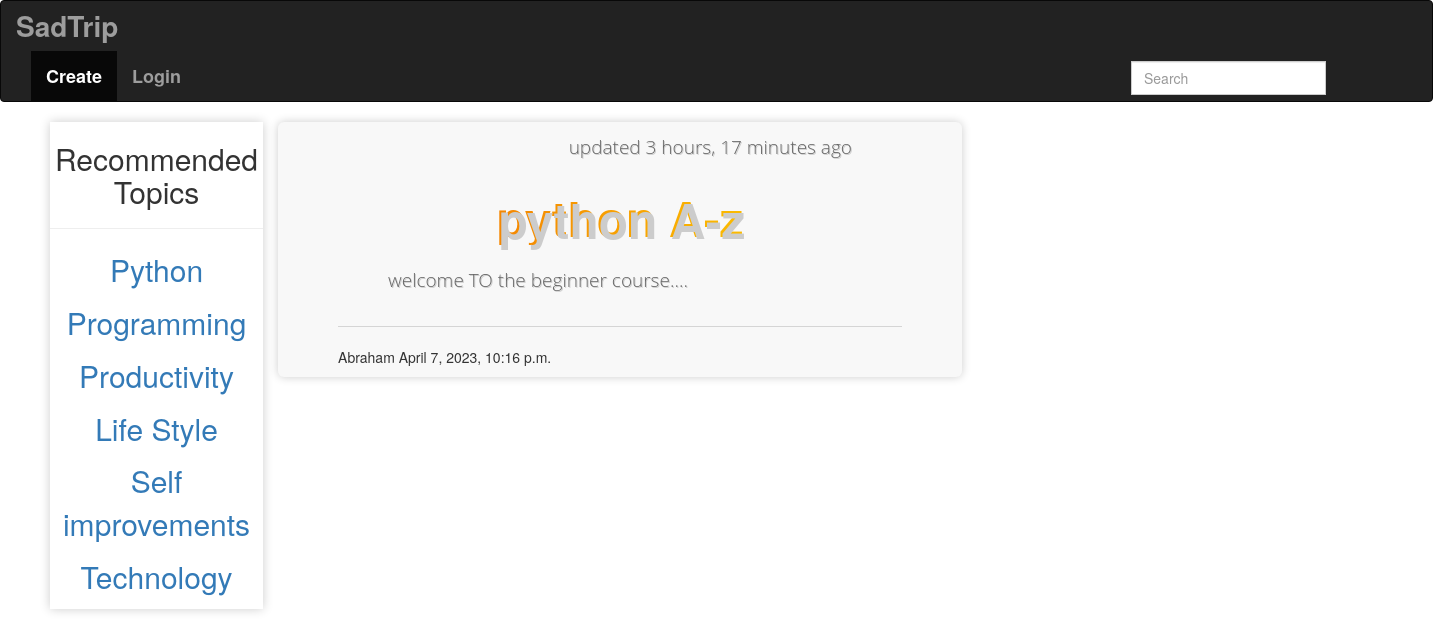
Page /?q=Python on the committed database.
### Blog/models.py (models this page shows, shortened)
class Topic(models.Model):
    Name = models.CharField(max_length=200)

class Post(models.Model):
     Host = models.ForeignKey(User, on_delete=models.SET_NULL, null=True)
     Topic = models.ForeignKey(Topic, on_delete=models.SET_NULL, null=True)
     Title = models.CharField(max_length=500)
     Content = models.TextField()
     Updated  = models.DateTimeField(auto_now=True)
     Created = models.DateTimeField(auto_now_add=True)
     class Meta:
         ordering = ['-Updated','-Created']

### Blog/views.py (the view)
# urls.py: path('',views.home,name='home'),
def home(request):
    q = request.GET.get('q') if request.GET.get('q')!= None else ''
    post = Post.objects.filter(Topic__Name__icontains=q)
    topic = Topic.objects.all()
    Updated = timezone.now()
    context = {'post':post,'time':Updated,'topic':topic}
    return render(request,'Blog/main.html',context)

### Blog/templates/Blog/main.html (shortened to what this page needs)
{% extends 'home.html'%}
{% block content %}
<div class="home-container">
  <div class='topic-container '>
    <h2>Recommended Topics</h2>
    <hr>
    {% for topic in topic %}
    <div class="topic">
      <p><a href="{% url 'home' %}?q={{ topic.Name }}">{{ topic.Name }}</a></p>
      </div>
    {% endfor %}
  </div>
  <div>
    {% for i in post %}
      <div class="container">
        <div class="jumbotron">
          <p class="updated-time">updated {{ i.Updated|timesince:time }} ago</p>
          <h1>{{ i.Title }}</h1>
          <a href="{% url 'userPost' i.id  %}"><p>{{ i.Content|slice:":600" }}....</p></a>
          <hr>
          {{ i.Host }} {{ i.Created }}
        </div>
      </div>
    {% endfor %}
  </div>
</div>
{% endblock %}

### Blog/templates/Blog/main.html (style rules this page uses)
.jumbotron { background-color: #f8f8f8; color: #333; padding: 10px; margin-bottom: 30px; border-radius: 12px; padding-right: 50px; box-shadow: 0 0 10px rgba(0, 0, 0, 0.2); width:60%; }
.jumbotron h1 { font-size: 48px; font-weight: bold; text-align: center; margin-bottom: 20px; color: #333; text-shadow: 2px 2px 0 #ccc; background-image: linear-gradient(to right, #F06401, #FFDD00); -webkit-background-clip: text; -webkit-text-fill-color: transparent; }
.jumbotron p { font-size: 19px; font-family: "Open Sans", sans-serif; font-weight: 300; color: #666; line-height: 1.6; margin-bottom: 30px; padding-left: 50px; padding-right: 50px; text-shadow: 1px 1px 0 #ccc; }
.updated-time { font-size: 14px; color: #999; margin-bottom: 10px; text-align: right; }
.home-container { display: grid; grid-template-columns: 1fr 3fr; padding-left: 50px; }
.topic-container { text-align: center; font-size: 30px; box-shadow: 0 0 10px rgba(0, 0, 0, 0.2); }

### rows in the picture
Topic: Name "Python"
Topic: Name "Programming"
Topic: Name "Productivity"
Topic: Name "Life Style"
Topic: Name "Self improvements"
Topic: Name "Technology"
Post: Updated "3 hours, 17 minutes", Title "python A-z", Content "welcome TO the beginner course", Host "Abraham", Created "April 7, 2023, 10:16 p.m."
